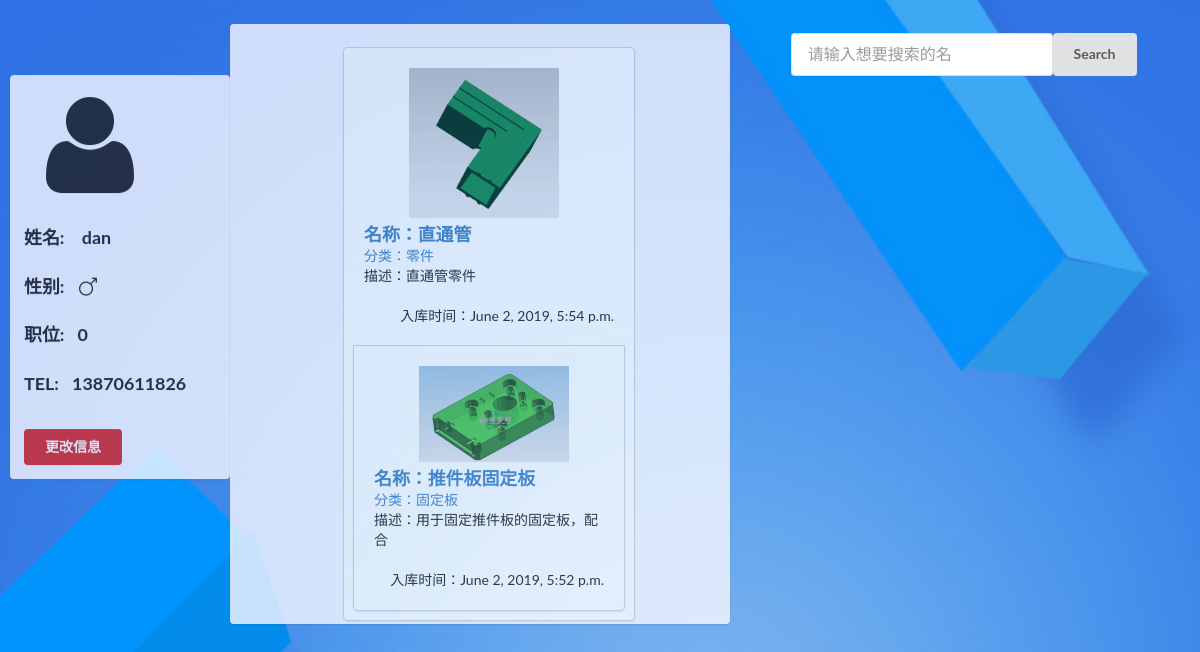
Screenshot of /gadmin/goods/ (signed in) with the database file from the repository.
### gadmin/models.py (models this page shows, shortened)
class BaseModel(models.Model):
    create_time = models.DateTimeField(auto_now=True, verbose_name='创建时间')
    update_time = models.DateTimeField(auto_now_add=True, verbose_name='最近更新时间')
    class Meta:
        abstract = True

class User(BaseModel, AbstractUser):
    sex_choise = ((1,'男'),(0,'女'))
    job_choise = (
        (0, '员工'),
        (1, '仓库管理员'),
        (2, '主管'),
        (3, '经理'),
    )
    tel = models.CharField(max_length=11, verbose_name='电话')
    con_store = models.ForeignKey(to='StoreInfo', on_delete=models.CASCADE, verbose_name='所属仓库',null=True)
    sex = models.SmallIntegerField(choices=sex_choise, verbose_name='性别',null=False ,default=1)
    job = models.SmallIntegerField(choices=job_choise, verbose_name='工种',null=False,default=0)
    class Meta:
        verbose_name = '用户'
        verbose_name_plural = verbose_name

class Goods(BaseModel):
    name = models.CharField(max_length=50, verbose_name='物品名称')
    desc = models.CharField(max_length=200, verbose_name='描述')
    goodstype = models.ForeignKey('TypeInfo', verbose_name='商品种类',on_delete=models.CASCADE, null=True,related_name="goods")
    store = models.ForeignKey('StoreInfo',verbose_name='所属仓库', on_delete=models.CASCADE, null=True)
    image = models.ImageField(upload_to='Goods', verbose_name='商品图片')
    objects = models.Manager()
    class Meta:
        verbose_name = verbose_name_plural = '零件信息'

class TypeInfo(BaseModel):
    name = models.CharField(max_length=50, verbose_name='分类名')
    image = models.ImageField(upload_to='typeinfo', verbose_name='总类图片')
    desc = models.CharField(max_length=200, verbose_name='描述')
    objects = models.Manager()
    class Meta:
        verbose_name = verbose_name_plural = "零件种类"
    def __str__(self):
        return self.name

### gadmin/views.py (the view)
# urls.py: path('goods/', views.goods, name='goods'),
def goods(request):
    goods = Goods.objects.all()
    return render(request, 'goods.html', {'goods':goods})

### templates/goods.html (shortened to what this page needs)
<!DOCTYPE html>
{% load staticfiles %}
<html lang="en">
<head>
    <link rel="stylesheet" href="{% static 'css/semantic.css' %}" media="screen" title="no title" charset="utf-8">
</head>
<body style="background: url({% static 'images/user_bg.jpg' %}); background-size: cover">
    <div class="ui segment" style=" min-height: 400px;
                    opacity: 0.8;
                    background-color: ghostwhite;
                    width: 220px !important;
                    border:rgba(255, 0, 0, 0);
                    position: absolute;
                    left: 10%;
                    top:34%;
                    transform: translate(-50%,-50%);">
        <div class="ui image">
                <i class="ui massive user icon"></i>
                <h3 class="ui center header">
                    姓名:&nbsp&nbsp&nbsp {{request.user.username}}
                </h3>
                <h3 class="ui center">
                    性别:&nbsp&nbsp&nbsp<i class="man icon"></i>
                </h3>
                <h3 class="ui center">
                    职位:&nbsp&nbsp&nbsp{{ request.user.job }}
                </h3>
                <h3 class="ui center">
                    TEL:&nbsp&nbsp&nbsp{{request.user.tel}}
                </h3>
                <br>
                <a href="/admin/gadmin/user/" class="ui center red button" >更改信息</a>
        </div>
    </div>
    <div class="ui segment" style=" height: 600px;
                    opacity: 0.8;
                    background-color: ghostwhite;
                    width: 500px !important;
                    border:rgba(255, 0, 0, 0);
                    position: relative;
                    left:480px;
                    top:310px;
                    transform: translate(-50%,-50%);
                    overflow: scroll;
                    ">
        <div style="margin-left:100px">
            <table>
             {% for s in goods %}
            <div class="ui link card" style="margin-top:10px; padding: 10px;">
                <div class="card" style="padding:10px;">
                    <div class="image" style="margin-left:45px">
                        <img src="{{ s.image.url }}" width="150">
                    </div>
                    <div class="content">
                        <div class="header"><h3><a href="{{ s.id }}">名称：{{ s.name }}</a></h3></div>
                        <div class="mete">
                            <a>分类：{{ s.goodstype }}</a>
                        </div>
                        <div class="description">描述：{{ s.desc }}</div>
                        <br>
                    </div>
                    <div class="extra content">
                        <span class="right floated">入库时间：{{ s.create_time }} </span>
                </div>
            </div>
            {% endfor %}
            </table>
            </div>
        </div>
    <form herf="" method="get" class="ui very large icon input" style="position:absolute; top:4%;right:5%">
            <input type="text" name="query" placeholder="请输入想要搜索的名">
            <button class="ui button">Search</button>
    </form>
</body>
</html>

### rows the page displays
User: user.username "dan", user.job "0", user.tel "13870611826"
Goods: image (picture), name "直通管", goodstype "零件", desc "直通管零件", create_time "June 2, 2019, 5:54 p.m."
Goods: image (picture), name "推件板固定板", goodstype "固定板", desc "用于固定推件板的固定板，配合", create_time "June 2, 2019, 5:52 p.m."
